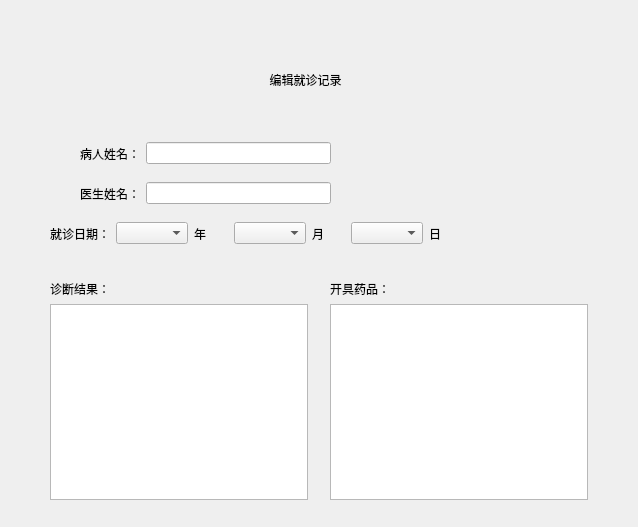
<?xml version="1.0" encoding="UTF-8"?>
<ui version="4.0">
 <class>TreatRecordEditView</class>
 <widget class="QDialog" name="TreatRecordEditView">
  <property name="geometry">
   <rect>
    <x>0</x>
    <y>0</y>
    <width>638</width>
    <height>527</height>
   </rect>
  </property>
  <property name="windowTitle">
   <string>社区医疗系统管理</string>
  </property>
  <widget class="QLabel" name="label">
   <property name="geometry">
    <rect>
     <x>240</x>
     <y>70</y>
     <width>131</width>
     <height>19</height>
    </rect>
   </property>
   <property name="text">
    <string>编辑就诊记录</string>
   </property>
   <property name="alignment">
    <set>Qt::AlignmentFlag::AlignCenter</set>
   </property>
  </widget>
  <widget class="QWidget" name="">
   <property name="geometry">
    <rect>
     <x>80</x>
     <y>140</y>
     <width>251</width>
     <height>27</height>
    </rect>
   </property>
   <layout class="QHBoxLayout" name="horizontalLayout">
    <item>
     <widget class="QLabel" name="label_2">
      <property name="text">
       <string>病人姓名：</string>
      </property>
     </widget>
    </item>
    <item>
     <widget class="QLineEdit" name="lineEdit"/>
    </item>
   </layout>
  </widget>
  <widget class="QWidget" name="">
   <property name="geometry">
    <rect>
     <x>80</x>
     <y>180</y>
     <width>251</width>
     <height>27</height>
    </rect>
   </property>
   <layout class="QHBoxLayout" name="horizontalLayout_2">
    <item>
     <widget class="QLabel" name="label_3">
      <property name="text">
       <string>医生姓名：</string>
      </property>
     </widget>
    </item>
    <item>
     <widget class="QLineEdit" name="lineEdit_2"/>
    </item>
   </layout>
  </widget>
  <widget class="QWidget" name="">
   <property name="geometry">
    <rect>
     <x>50</x>
     <y>220</y>
     <width>413</width>
     <height>27</height>
    </rect>
   </property>
   <layout class="QHBoxLayout" name="horizontalLayout_3">
    <item>
     <widget class="QLabel" name="label_4">
      <property name="text">
       <string>就诊日期：</string>
      </property>
     </widget>
    </item>
    <item>
     <widget class="QComboBox" name="comboBox"/>
    </item>
    <item>
     <widget class="QLabel" name="label_5">
      <property name="text">
       <string>年</string>
      </property>
     </widget>
    </item>
    <item>
     <widget class="QComboBox" name="comboBox_2"/>
    </item>
    <item>
     <widget class="QLabel" name="label_6">
      <property name="text">
       <string>月</string>
      </property>
     </widget>
    </item>
    <item>
     <widget class="QComboBox" name="comboBox_3"/>
    </item>
    <item>
     <widget class="QLabel" name="label_7">
      <property name="text">
       <string>日</string>
      </property>
     </widget>
    </item>
   </layout>
  </widget>
  <widget class="QWidget" name="">
   <property name="geometry">
    <rect>
     <x>50</x>
     <y>280</y>
     <width>258</width>
     <height>220</height>
    </rect>
   </property>
   <layout class="QVBoxLayout" name="verticalLayout">
    <item>
     <widget class="QLabel" name="label_8">
      <property name="text">
       <string>诊断结果：</string>
      </property>
     </widget>
    </item>
    <item>
     <widget class="QTextEdit" name="textEdit"/>
    </item>
   </layout>
  </widget>
  <widget class="QWidget" name="">
   <property name="geometry">
    <rect>
     <x>330</x>
     <y>280</y>
     <width>258</width>
     <height>220</height>
    </rect>
   </property>
   <layout class="QVBoxLayout" name="verticalLayout_2">
    <item>
     <widget class="QLabel" name="label_9">
      <property name="text">
       <string>开具药品：</string>
      </property>
     </widget>
    </item>
    <item>
     <widget class="QTextEdit" name="textEdit_2"/>
    </item>
   </layout>
  </widget>
 </widget>
 <resources/>
 <connections/>
</ui>
